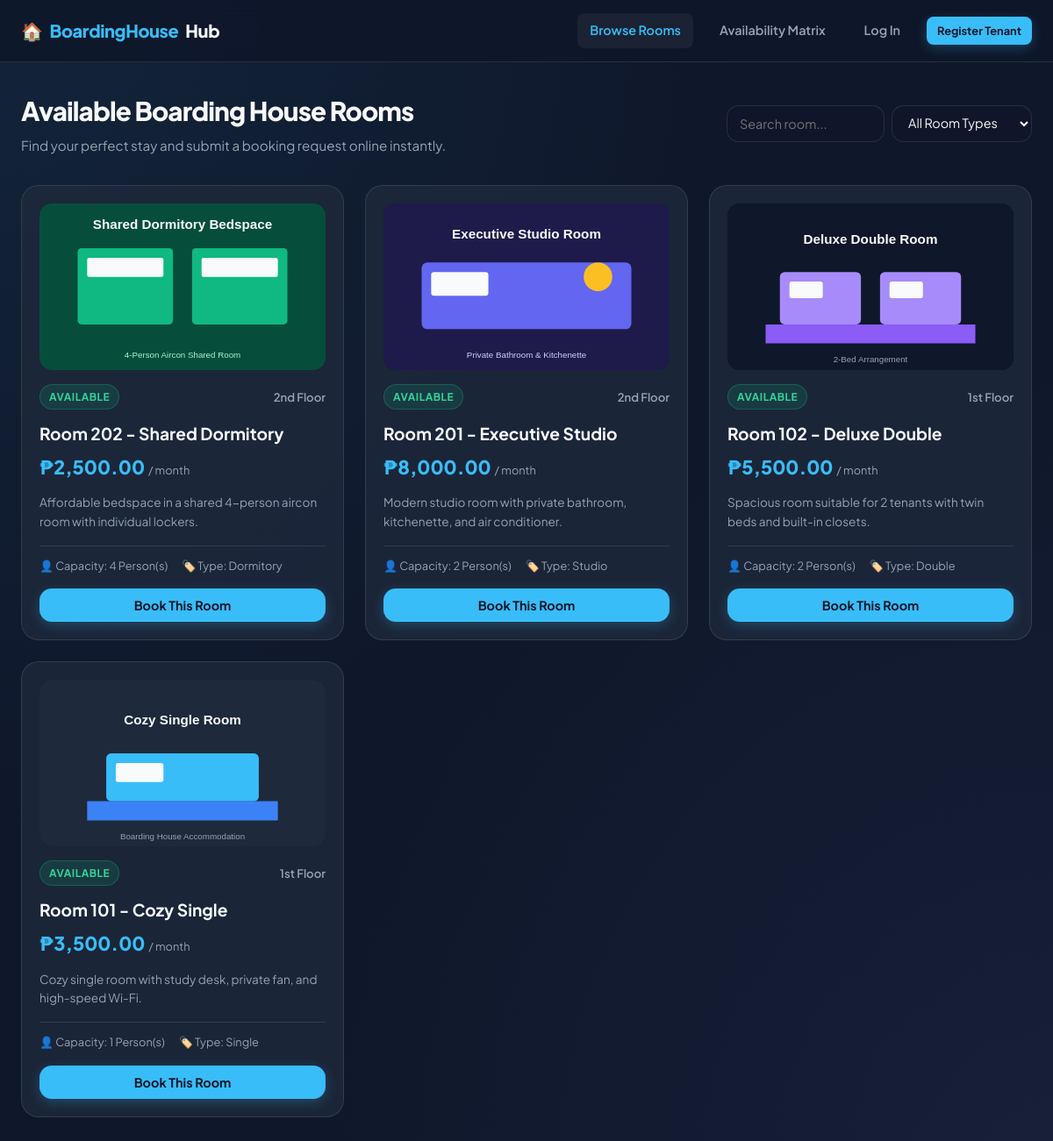
The page / on the database its author committed.
### tables this page shows
CREATE TABLE IF NOT EXISTS `rooms` (
    `id` INT AUTO_INCREMENT PRIMARY KEY,
    `name` VARCHAR(100) NOT NULL,
    `type` VARCHAR(50) NOT NULL,
    `price` DECIMAL(10,2) NOT NULL,
    `capacity` INT NOT NULL DEFAULT 1,
    `floor` VARCHAR(20) DEFAULT '1st Floor',
    `status` ENUM('Available', 'Occupied', 'Maintenance') DEFAULT 'Available',
    `image` VARCHAR(255) NULL,
    `description` TEXT,
    `created_at` TIMESTAMP DEFAULT CURRENT_TIMESTAMP
);

### config.php (called while the page is built, shortened)
<?php
function isLoggedIn()
{
    return isset($_SESSION['user']) && !empty($_SESSION['user']['id']);
}
function e($string)
{
    return htmlspecialchars($string ?? '', ENT_QUOTES, 'UTF-8');
}
function formatMoney($amount)
{
    return '₱' . number_format((float) $amount, 2);
}

### index.php (the view, shortened to what this page needs)
<?php
require_once __DIR__ . '/config.php';
$pdo = getDB();
$searchQuery = trim($_GET['q'] ?? '');
$sql = "SELECT * FROM `rooms` WHERE 1=1";
$params = [];
$sql .= " ORDER BY `id` DESC";
$stmt = $pdo->prepare($sql);
$stmt->execute($params);
$rooms = $stmt->fetchAll();
include __DIR__ . '/includes/header.php';
include __DIR__ . '/includes/navbar.php';
?>
<div class="container">
    <div class="page-header">
        <div>
            <h1 class="page-title">Available Boarding House Rooms</h1>
            <p class="page-subtitle">Find your perfect stay and submit a booking request online instantly.</p>
        </div>
        <div style="display: flex; gap: 12px; flex-wrap: wrap;">
            <form method="GET" style="display: flex; gap: 8px;">
                <input type="text" name="q" class="form-control" placeholder="Search room..." value="<?= e($searchQuery); ?>" style="width: 180px;">
                <select name="type" class="form-control" onchange="this.form.submit()" style="width: 160px;">
                    <option value="">All Room Types</option>
                </select>
            </form>
        </div>
    </div>
    <?php if (count($rooms) === 0): ?>
        <div class="form-card" style="text-align: center; padding: 48px; color: var(--text-muted);">
            <div style="font-size: 3rem; margin-bottom: 12px;">🔍</div>
            <h3>No Rooms Found</h3>
            <p style="margin-top: 8px;">No rooms match your filter criteria. Try searching for a different term.</p>
            <a href="index.php" class="btn btn-secondary" style="margin-top: 16px;">Clear Filters</a>
        </div>
    <?php else: ?>
        <div class="grid">
            <?php foreach ($rooms as $room): ?>
                <?php
                    $isAvailable = strtolower($room['status']) === 'available';
                    $roomTypeLower = strtolower($room['type']);
                    $defaultImage = 'images/single.svg';
                    if (str_contains($roomTypeLower, 'double')) $defaultImage = 'images/double.svg';
                    else if (str_contains($roomTypeLower, 'studio')) $defaultImage = 'images/studio.svg';
                    else if (str_contains($roomTypeLower, 'dorm') || str_contains($roomTypeLower, 'bedspace')) $defaultImage = 'images/dormitory.svg';
                    $imagePath = !empty($room['image']) ? $room['image'] : $defaultImage;
                ?>
                <div class="card">
                    <div style="width: 100%; height: 190px; overflow: hidden; border-radius: var(--radius-md); margin-bottom: 16px; position: relative; background: #0f172a;">
                        <img src="<?= e($imagePath); ?>" alt="<?= e($room['name']); ?>" style="width:100%; height:100%; object-fit:cover; transition:transform 0.4s ease;" onerror="this.onerror=null; this.src='<?= $defaultImage; ?>';">
                    </div>
                    <div class="card-header">
                        <span class="badge badge-<?= strtolower($room['status']); ?>">
                            <?= e(ucfirst($room['status'])); ?>
                        </span>
                        <span style="font-size: 0.82rem; color: var(--text-muted); font-weight: 600;"><?= e($room['floor']); ?></span>
                    </div>
                    <h3 class="card-title"><?= e($room['name']); ?></h3>
                    <div class="card-price"><?= formatMoney($room['price']); ?> <span style="font-size:0.8rem; font-weight:normal; color:var(--text-muted);">/ month</span></div>
                    <p class="card-desc"><?= e($room['description']); ?></p>
                    <div class="card-meta">
                        <span>👤 Capacity: <?= e($room['capacity']); ?> Person(s)</span>
                        <span>🏷️ Type: <?= e(ucfirst($room['type'])); ?></span>
                    </div>
                    <?php if ($isAvailable): ?>
                        <button class="btn btn-primary" onclick="openBookingModal(<?= $room['id']; ?>, '<?= e(addslashes($room['name'])); ?>')">
                            Book This Room
                        </button>
                    <?php else: ?>
                        <button class="btn btn-secondary" disabled style="opacity: 0.5; cursor: not-allowed;">
                            <?= e(ucfirst($room['status'])); ?>
                        </button>
                    <?php endif; ?>
                </div>
            <?php endforeach; ?>
        </div>
    <?php endif; ?>
</div>
<?php include __DIR__ . '/includes/footer.php'; ?>

### includes/header.php (shortened to what this page needs)
<!DOCTYPE html>
<html lang="en">
<head>
    <link rel="stylesheet" href="css/style.css">
</head>
<body>

### includes/navbar.php
<?php
$user = currentUser();
$currentPage = basename($_SERVER['PHP_SELF']);
?>
<nav class="navbar">
    <div class="nav-container">
        <a href="index.php" class="brand">🏠 <span>BoardingHouse</span> Hub</a>
        <div class="nav-links">
            <a href="index.php" class="nav-link <?= $currentPage === 'index.php' ? 'active' : ''; ?>">Browse Rooms</a>
            <a href="availability.php" class="nav-link <?= $currentPage === 'availability.php' ? 'active' : ''; ?>">Availability Matrix</a>
            <?php if (isLoggedIn()): ?>
                <a href="my_bookings.php" class="nav-link <?= $currentPage === 'my_bookings.php' ? 'active' : ''; ?>">My Bookings</a>
                <?php if (isAdmin()): ?>
                    <a href="rooms.php" class="nav-link <?= $currentPage === 'rooms.php' ? 'active' : ''; ?>">Rooms CRUD</a>
                    <a href="bookings.php" class="nav-link <?= $currentPage === 'bookings.php' ? 'active' : ''; ?>">Bookings CRUD</a>
                    <a href="reports.php" class="nav-link <?= $currentPage === 'reports.php' ? 'active' : ''; ?>">Reports</a>
                <?php endif; ?>
                <div style="display:flex; align-items:center; gap:8px; margin-left:12px;">
                    <span style="font-size:0.85rem; color:var(--primary); font-weight:600;">
                        <?= isAdmin() ? '👑 Admin' : '👤'; ?> (<?= e($user['name']); ?>)
                    </span>
                    <a href="logout.php" class="btn btn-secondary btn-sm">Logout</a>
                </div>
            <?php else: ?>
                <a href="login.php" class="nav-link <?= $currentPage === 'login.php' ? 'active' : ''; ?>">Log In</a>
                <a href="register.php" class="btn btn-primary btn-sm">Register Tenant</a>
            <?php endif; ?>
        </div>
    </div>
</nav>

### includes/footer.php (shortened to what this page needs)
</body>
</html>

### rows shown on the page
rooms: image (picture), status "AVAILABLE", floor "2nd Floor", name "Room 202 - Shared Dormitory", price "₱2,500.00", description "Affordable bedspace in a shared 4-person aircon room with individual lockers.", capacity "4", type "Dormitory"
rooms: image (picture), status "AVAILABLE", floor "2nd Floor", name "Room 201 - Executive Studio", price "₱8,000.00", description "Modern studio room with private bathroom, kitchenette, and air conditioner.", capacity "2", type "Studio"
rooms: image (picture), status "AVAILABLE", floor "1st Floor", name "Room 102 - Deluxe Double", price "₱5,500.00", description "Spacious room suitable for 2 tenants with twin beds and built-in closets.", capacity "2", type "Double"
rooms: image (picture), status "AVAILABLE", floor "1st Floor", name "Room 101 - Cozy Single", price "₱3,500.00", description "Cozy single room with study desk, private fan, and high-speed Wi-Fi.", capacity "1", type "Single"
